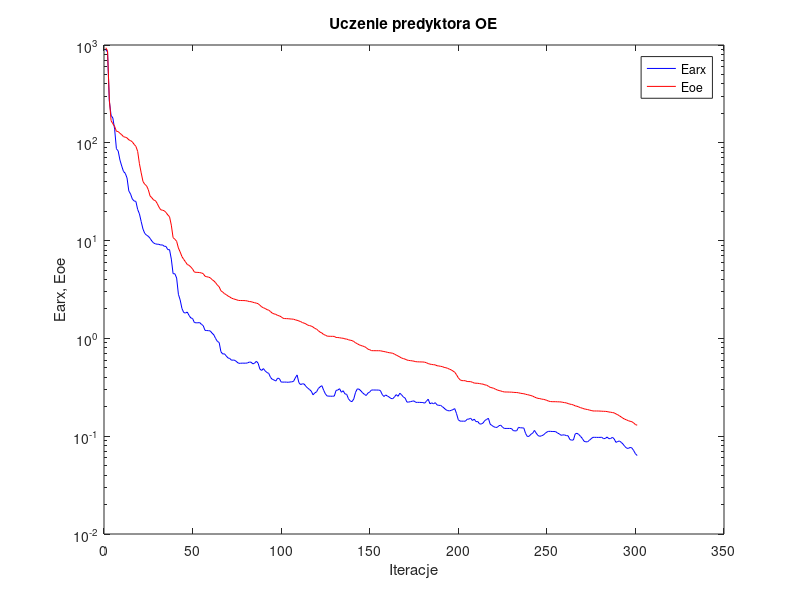
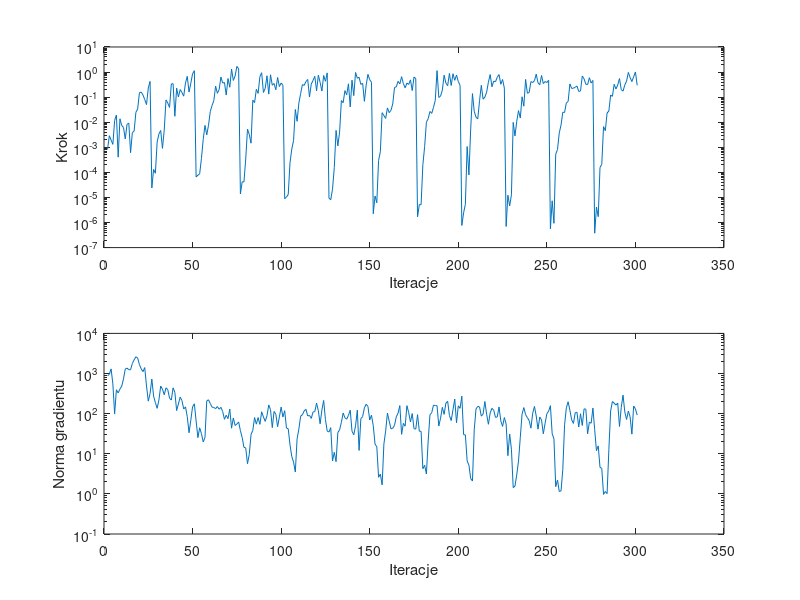

Reproduce these figures in MATLAB, in order.
%uczenie predyktora oe
clear all;
n=0; farx(n+1)=8.980417e+002; foe(n+1)=9.370367e+002; wspucz(n+1)=0.000000e+000; ng(n+1)=0.000000e+000;
%odnowa zmiennej metryki
n=1; farx(n+1)=8.486810e+002; foe(n+1)=8.728528e+002; krok(n+1)=8.158254e-004; ng(n+1)=8.791643e+002;
n=2; farx(n+1)=2.671428e+002; foe(n+1)=2.797427e+002; krok(n+1)=2.885366e-003; ng(n+1)=9.562125e+002;
n=3; farx(n+1)=1.909000e+002; foe(n+1)=1.683507e+002; krok(n+1)=1.952316e-003; ng(n+1)=1.305044e+003;
n=4; farx(n+1)=1.789977e+002; foe(n+1)=1.565179e+002; krok(n+1)=1.310706e-003; ng(n+1)=5.513975e+002;
n=5; farx(n+1)=1.378713e+002; foe(n+1)=1.470797e+002; krok(n+1)=1.175824e-002; ng(n+1)=9.902789e+001;
n=6; farx(n+1)=8.700836e+001; foe(n+1)=1.310470e+002; krok(n+1)=1.932256e-002; ng(n+1)=3.940520e+002;
n=7; farx(n+1)=8.253026e+001; foe(n+1)=1.303957e+002; krok(n+1)=4.047370e-004; ng(n+1)=3.286550e+002;
n=8; farx(n+1)=6.665674e+001; foe(n+1)=1.250177e+002; krok(n+1)=1.370811e-002; ng(n+1)=4.099598e+002;
n=9; farx(n+1)=5.785616e+001; foe(n+1)=1.209358e+002; krok(n+1)=7.409251e-003; ng(n+1)=4.837897e+002;
n=10; farx(n+1)=5.094291e+001; foe(n+1)=1.154788e+002; krok(n+1)=6.192369e-003; ng(n+1)=7.327321e+002;
n=11; farx(n+1)=4.878967e+001; foe(n+1)=1.141398e+002; krok(n+1)=2.156451e-003; ng(n+1)=1.295444e+003;
n=12; farx(n+1)=4.366115e+001; foe(n+1)=1.122251e+002; krok(n+1)=8.252113e-003; ng(n+1)=1.363282e+003;
n=13; farx(n+1)=3.221078e+001; foe(n+1)=1.072738e+002; krok(n+1)=9.231862e-003; ng(n+1)=1.247138e+003;
n=14; farx(n+1)=2.990942e+001; foe(n+1)=1.052900e+002; krok(n+1)=6.104926e-004; ng(n+1)=1.241591e+003;
n=15; farx(n+1)=2.659696e+001; foe(n+1)=1.022090e+002; krok(n+1)=3.851383e-003; ng(n+1)=1.784231e+003;
n=16; farx(n+1)=2.544283e+001; foe(n+1)=9.642306e+001; krok(n+1)=4.403244e-003; ng(n+1)=2.192956e+003;
n=17; farx(n+1)=2.515910e+001; foe(n+1)=9.203724e+001; krok(n+1)=2.476948e-002; ng(n+1)=2.614737e+003;
n=18; farx(n+1)=2.081304e+001; foe(n+1)=8.175438e+001; krok(n+1)=3.389322e-002; ng(n+1)=2.439608e+003;
n=19; farx(n+1)=1.876758e+001; foe(n+1)=6.109509e+001; krok(n+1)=1.512759e-001; ng(n+1)=1.661670e+003;
n=20; farx(n+1)=1.563324e+001; foe(n+1)=4.923193e+001; krok(n+1)=1.583927e-001; ng(n+1)=1.307669e+003;
n=21; farx(n+1)=1.312774e+001; foe(n+1)=4.027840e+001; krok(n+1)=1.220211e-001; ng(n+1)=1.111764e+003;
n=22; farx(n+1)=1.185299e+001; foe(n+1)=3.764760e+001; krok(n+1)=8.000730e-002; ng(n+1)=1.403869e+003;
n=23; farx(n+1)=1.136167e+001; foe(n+1)=3.639952e+001; krok(n+1)=5.051878e-002; ng(n+1)=4.867558e+002;
n=24; farx(n+1)=1.107879e+001; foe(n+1)=3.320883e+001; krok(n+1)=2.320583e-001; ng(n+1)=2.048619e+002;
n=25; farx(n+1)=1.054915e+001; foe(n+1)=2.863785e+001; krok(n+1)=4.228884e-001; ng(n+1)=3.154832e+002;
%odnowa zmiennej metryki
n=26; farx(n+1)=9.904648e+000; foe(n+1)=2.743873e+001; krok(n+1)=2.388001e-005; ng(n+1)=7.280828e+002;
n=27; farx(n+1)=9.455520e+000; foe(n+1)=2.599040e+001; krok(n+1)=1.307587e-004; ng(n+1)=2.720411e+002;
n=28; farx(n+1)=9.266254e+000; foe(n+1)=2.568654e+001; krok(n+1)=9.242591e-005; ng(n+1)=1.878453e+002;
n=29; farx(n+1)=9.188056e+000; foe(n+1)=2.403009e+001; krok(n+1)=1.635770e-003; ng(n+1)=1.356902e+002;
n=30; farx(n+1)=9.163530e+000; foe(n+1)=2.207245e+001; krok(n+1)=3.386820e-003; ng(n+1)=2.189029e+002;
n=31; farx(n+1)=9.004858e+000; foe(n+1)=2.066959e+001; krok(n+1)=4.689265e-003; ng(n+1)=4.854723e+002;
n=32; farx(n+1)=9.046048e+000; foe(n+1)=2.045941e+001; krok(n+1)=9.064776e-004; ng(n+1)=4.074061e+002;
n=33; farx(n+1)=8.751458e+000; foe(n+1)=2.019265e+001; krok(n+1)=4.841816e-003; ng(n+1)=2.954339e+002;
n=34; farx(n+1)=8.722319e+000; foe(n+1)=1.939538e+001; krok(n+1)=7.742260e-002; ng(n+1)=4.402514e+002;
n=35; farx(n+1)=8.079953e+000; foe(n+1)=1.831150e+001; krok(n+1)=5.793922e-002; ng(n+1)=3.956779e+002;
n=36; farx(n+1)=8.078758e+000; foe(n+1)=1.752107e+001; krok(n+1)=3.881594e-002; ng(n+1)=2.427221e+002;
n=37; farx(n+1)=6.470954e+000; foe(n+1)=1.438643e+001; krok(n+1)=3.340461e-001; ng(n+1)=2.178718e+002;
n=38; farx(n+1)=4.588964e+000; foe(n+1)=1.071880e+001; krok(n+1)=3.444314e-001; ng(n+1)=4.403482e+002;
n=39; farx(n+1)=4.583690e+000; foe(n+1)=1.032922e+001; krok(n+1)=1.725161e-002; ng(n+1)=3.379630e+002;
n=40; farx(n+1)=4.142661e+000; foe(n+1)=9.834294e+000; krok(n+1)=2.295125e-001; ng(n+1)=1.194338e+002;
n=41; farx(n+1)=2.825487e+000; foe(n+1)=8.402659e+000; krok(n+1)=1.010376e-001; ng(n+1)=1.741454e+002;
n=42; farx(n+1)=2.470360e+000; foe(n+1)=7.642548e+000; krok(n+1)=2.006794e-001; ng(n+1)=2.582116e+002;
n=43; farx(n+1)=2.023578e+000; foe(n+1)=6.860822e+000; krok(n+1)=1.525346e-001; ng(n+1)=2.120808e+002;
n=44; farx(n+1)=1.837873e+000; foe(n+1)=6.423186e+000; krok(n+1)=1.094124e-001; ng(n+1)=1.300992e+002;
n=45; farx(n+1)=1.818239e+000; foe(n+1)=6.069143e+000; krok(n+1)=3.691454e-001; ng(n+1)=1.475218e+002;
n=46; farx(n+1)=1.860632e+000; foe(n+1)=5.697484e+000; krok(n+1)=6.743523e-001; ng(n+1)=8.447070e+001;
n=47; farx(n+1)=1.718600e+000; foe(n+1)=5.588819e+000; krok(n+1)=1.591991e-001; ng(n+1)=3.341834e+001;
n=48; farx(n+1)=1.618867e+000; foe(n+1)=5.369083e+000; krok(n+1)=3.589327e-001; ng(n+1)=6.856218e+001;
n=49; farx(n+1)=1.598154e+000; foe(n+1)=5.125846e+000; krok(n+1)=8.551844e-001; ng(n+1)=1.480171e+002;
n=50; farx(n+1)=1.453793e+000; foe(n+1)=4.768805e+000; krok(n+1)=1.131462e+000; ng(n+1)=1.757544e+002;
%odnowa zmiennej metryki
n=51; farx(n+1)=1.442992e+000; foe(n+1)=4.736470e+000; krok(n+1)=6.583320e-005; ng(n+1)=6.577794e+001;
n=52; farx(n+1)=1.444446e+000; foe(n+1)=4.730845e+000; krok(n+1)=7.725621e-005; ng(n+1)=2.520414e+001;
n=53; farx(n+1)=1.451331e+000; foe(n+1)=4.709233e+000; krok(n+1)=8.763006e-005; ng(n+1)=4.438761e+001;
n=54; farx(n+1)=1.393037e+000; foe(n+1)=4.669248e+000; krok(n+1)=3.559311e-004; ng(n+1)=3.175573e+001;
n=55; farx(n+1)=1.351470e+000; foe(n+1)=4.595268e+000; krok(n+1)=2.032662e-003; ng(n+1)=1.972076e+001;
n=56; farx(n+1)=1.209130e+000; foe(n+1)=4.326026e+000; krok(n+1)=7.479896e-003; ng(n+1)=2.527913e+001;
n=57; farx(n+1)=1.203017e+000; foe(n+1)=4.269441e+000; krok(n+1)=3.127439e-003; ng(n+1)=2.079317e+002;
n=58; farx(n+1)=1.199598e+000; foe(n+1)=4.234086e+000; krok(n+1)=7.591652e-003; ng(n+1)=2.212867e+002;
n=59; farx(n+1)=1.191732e+000; foe(n+1)=4.163504e+000; krok(n+1)=2.680031e-002; ng(n+1)=1.787420e+002;
n=60; farx(n+1)=1.131893e+000; foe(n+1)=3.993419e+000; krok(n+1)=4.655230e-002; ng(n+1)=1.452170e+002;
n=61; farx(n+1)=1.087184e+000; foe(n+1)=3.872716e+000; krok(n+1)=7.280720e-002; ng(n+1)=1.424034e+002;
n=62; farx(n+1)=9.976858e-001; foe(n+1)=3.711638e+000; krok(n+1)=2.740921e-001; ng(n+1)=1.325093e+002;
n=63; farx(n+1)=9.319760e-001; foe(n+1)=3.506182e+000; krok(n+1)=1.423907e-001; ng(n+1)=1.503112e+002;
n=64; farx(n+1)=9.094875e-001; foe(n+1)=3.371281e+000; krok(n+1)=2.006794e-001; ng(n+1)=1.287376e+002;
n=65; farx(n+1)=7.315022e-001; foe(n+1)=3.069625e+000; krok(n+1)=6.367965e-001; ng(n+1)=1.435185e+002;
n=66; farx(n+1)=6.923167e-001; foe(n+1)=2.978226e+000; krok(n+1)=3.636509e-001; ng(n+1)=1.124369e+002;
n=67; farx(n+1)=6.963027e-001; foe(n+1)=2.867599e+000; krok(n+1)=3.838379e-001; ng(n+1)=7.224815e+001;
n=68; farx(n+1)=6.617513e-001; foe(n+1)=2.803219e+000; krok(n+1)=1.211380e-001; ng(n+1)=9.124294e+001;
n=69; farx(n+1)=6.315228e-001; foe(n+1)=2.711506e+000; krok(n+1)=5.520515e-001; ng(n+1)=7.509932e+001;
n=70; farx(n+1)=6.230711e-001; foe(n+1)=2.654294e+000; krok(n+1)=2.477256e-001; ng(n+1)=1.299775e+002;
n=71; farx(n+1)=5.977120e-001; foe(n+1)=2.578716e+000; krok(n+1)=1.315598e+000; ng(n+1)=4.336136e+001;
n=72; farx(n+1)=6.012874e-001; foe(n+1)=2.541959e+000; krok(n+1)=4.635137e-001; ng(n+1)=7.799086e+001;
n=73; farx(n+1)=5.953626e-001; foe(n+1)=2.508985e+000; krok(n+1)=6.930078e-001; ng(n+1)=5.058793e+001;
n=74; farx(n+1)=5.742420e-001; foe(n+1)=2.475166e+000; krok(n+1)=1.675028e+000; ng(n+1)=5.513212e+001;
n=75; farx(n+1)=5.564335e-001; foe(n+1)=2.443868e+000; krok(n+1)=1.361453e+000; ng(n+1)=6.202466e+001;
%odnowa zmiennej metryki
n=76; farx(n+1)=5.566780e-001; foe(n+1)=2.441385e+000; krok(n+1)=1.372904e-005; ng(n+1)=3.770842e+001;
n=77; farx(n+1)=5.586037e-001; foe(n+1)=2.438384e+000; krok(n+1)=4.229784e-005; ng(n+1)=2.535865e+001;
n=78; farx(n+1)=5.582125e-001; foe(n+1)=2.436885e+000; krok(n+1)=4.127340e-005; ng(n+1)=1.445819e+001;
n=79; farx(n+1)=5.581400e-001; foe(n+1)=2.429388e+000; krok(n+1)=3.383827e-004; ng(n+1)=1.401742e+001;
n=80; farx(n+1)=5.610198e-001; foe(n+1)=2.412524e+000; krok(n+1)=5.272732e-003; ng(n+1)=5.638714e+000;
n=81; farx(n+1)=5.727120e-001; foe(n+1)=2.381054e+000; krok(n+1)=3.240245e-003; ng(n+1)=9.558395e+000;
n=82; farx(n+1)=5.713841e-001; foe(n+1)=2.374671e+000; krok(n+1)=1.457334e-003; ng(n+1)=3.023668e+001;
n=83; farx(n+1)=5.491063e-001; foe(n+1)=2.342276e+000; krok(n+1)=7.514923e-002; ng(n+1)=3.832416e+001;
n=84; farx(n+1)=5.574562e-001; foe(n+1)=2.317126e+000; krok(n+1)=6.045742e-002; ng(n+1)=7.968606e+001;
n=85; farx(n+1)=5.841384e-001; foe(n+1)=2.294317e+000; krok(n+1)=2.057134e-001; ng(n+1)=5.476018e+001;
n=86; farx(n+1)=5.576212e-001; foe(n+1)=2.264006e+000; krok(n+1)=1.416892e-001; ng(n+1)=7.986803e+001;
n=87; farx(n+1)=4.850821e-001; foe(n+1)=2.183030e+000; krok(n+1)=6.608354e-001; ng(n+1)=5.401182e+001;
n=88; farx(n+1)=4.704607e-001; foe(n+1)=2.102924e+000; krok(n+1)=9.429061e-001; ng(n+1)=1.112348e+002;
n=89; farx(n+1)=4.910740e-001; foe(n+1)=2.054570e+000; krok(n+1)=1.536116e-001; ng(n+1)=8.270649e+001;
n=90; farx(n+1)=4.650372e-001; foe(n+1)=2.023380e+000; krok(n+1)=2.230542e-001; ng(n+1)=6.421795e+001;
n=91; farx(n+1)=4.474683e-001; foe(n+1)=1.967845e+000; krok(n+1)=7.101669e-001; ng(n+1)=8.853280e+001;
n=92; farx(n+1)=4.388989e-001; foe(n+1)=1.944921e+000; krok(n+1)=1.320338e-001; ng(n+1)=1.651699e+002;
n=93; farx(n+1)=3.995224e-001; foe(n+1)=1.878788e+000; krok(n+1)=7.773108e-001; ng(n+1)=1.256472e+002;
n=94; farx(n+1)=3.812279e-001; foe(n+1)=1.811888e+000; krok(n+1)=2.984434e-001; ng(n+1)=4.492733e+001;
n=95; farx(n+1)=3.756556e-001; foe(n+1)=1.780809e+000; krok(n+1)=3.505976e-001; ng(n+1)=1.135822e+002;
n=96; farx(n+1)=3.662990e-001; foe(n+1)=1.761766e+000; krok(n+1)=1.961845e-001; ng(n+1)=9.631912e+001;
n=97; farx(n+1)=3.924518e-001; foe(n+1)=1.717127e+000; krok(n+1)=6.095712e-001; ng(n+1)=4.725003e+001;
n=98; farx(n+1)=3.884060e-001; foe(n+1)=1.700360e+000; krok(n+1)=2.640676e-001; ng(n+1)=8.289638e+001;
n=99; farx(n+1)=3.579408e-001; foe(n+1)=1.663550e+000; krok(n+1)=3.655097e-001; ng(n+1)=1.460933e+002;
n=100; farx(n+1)=3.573767e-001; foe(n+1)=1.609182e+000; krok(n+1)=2.978305e-001; ng(n+1)=8.225393e+001;
%odnowa zmiennej metryki
n=101; farx(n+1)=3.576618e-001; foe(n+1)=1.595519e+000; krok(n+1)=8.913402e-006; ng(n+1)=1.184112e+002;
n=102; farx(n+1)=3.572950e-001; foe(n+1)=1.593068e+000; krok(n+1)=1.046074e-005; ng(n+1)=4.366277e+001;
n=103; farx(n+1)=3.559695e-001; foe(n+1)=1.589938e+000; krok(n+1)=1.302585e-005; ng(n+1)=4.198475e+001;
n=104; farx(n+1)=3.583705e-001; foe(n+1)=1.582407e+000; krok(n+1)=2.419010e-004; ng(n+1)=1.665750e+001;
n=105; farx(n+1)=3.597150e-001; foe(n+1)=1.576415e+000; krok(n+1)=8.471113e-004; ng(n+1)=8.549572e+000;
n=106; farx(n+1)=3.634684e-001; foe(n+1)=1.571561e+000; krok(n+1)=1.830478e-003; ng(n+1)=6.203721e+000;
n=107; farx(n+1)=3.952412e-001; foe(n+1)=1.547780e+000; krok(n+1)=3.221469e-002; ng(n+1)=3.509289e+000;
n=108; farx(n+1)=4.230145e-001; foe(n+1)=1.531699e+000; krok(n+1)=1.089156e-002; ng(n+1)=2.357239e+001;
n=109; farx(n+1)=3.535685e-001; foe(n+1)=1.507502e+000; krok(n+1)=5.793922e-002; ng(n+1)=4.158353e+001;
n=110; farx(n+1)=3.366728e-001; foe(n+1)=1.486698e+000; krok(n+1)=1.392689e-001; ng(n+1)=8.635557e+001;
n=111; farx(n+1)=3.437226e-001; foe(n+1)=1.450889e+000; krok(n+1)=3.167854e-001; ng(n+1)=9.374908e+001;
n=112; farx(n+1)=3.414728e-001; foe(n+1)=1.432473e+000; krok(n+1)=2.951161e-001; ng(n+1)=1.168849e+002;
n=113; farx(n+1)=3.230295e-001; foe(n+1)=1.405619e+000; krok(n+1)=4.188878e-001; ng(n+1)=1.283272e+002;
n=114; farx(n+1)=3.102449e-001; foe(n+1)=1.366095e+000; krok(n+1)=5.076342e-001; ng(n+1)=8.756001e+001;
n=115; farx(n+1)=3.001205e-001; foe(n+1)=1.353197e+000; krok(n+1)=1.006999e-001; ng(n+1)=9.058377e+001;
n=116; farx(n+1)=2.888820e-001; foe(n+1)=1.336023e+000; krok(n+1)=3.311156e-001; ng(n+1)=7.617793e+001;
n=117; farx(n+1)=2.650398e-001; foe(n+1)=1.307894e+000; krok(n+1)=4.635137e-001; ng(n+1)=1.094784e+002;
n=118; farx(n+1)=2.771603e-001; foe(n+1)=1.265187e+000; krok(n+1)=6.744582e-001; ng(n+1)=1.128591e+002;
n=119; farx(n+1)=2.846061e-001; foe(n+1)=1.244062e+000; krok(n+1)=1.794664e-001; ng(n+1)=1.823587e+002;
n=120; farx(n+1)=3.073534e-001; foe(n+1)=1.199129e+000; krok(n+1)=7.491049e-001; ng(n+1)=1.183327e+002;
n=121; farx(n+1)=3.198075e-001; foe(n+1)=1.158075e+000; krok(n+1)=3.874329e-001; ng(n+1)=5.576310e+001;
n=122; farx(n+1)=3.285039e-001; foe(n+1)=1.135712e+000; krok(n+1)=1.746541e-001; ng(n+1)=1.232130e+002;
n=123; farx(n+1)=2.949479e-001; foe(n+1)=1.095409e+000; krok(n+1)=7.271671e-001; ng(n+1)=2.131860e+002;
n=124; farx(n+1)=2.701080e-001; foe(n+1)=1.078930e+000; krok(n+1)=4.279500e-001; ng(n+1)=7.118059e+001;
n=125; farx(n+1)=2.573200e-001; foe(n+1)=1.054075e+000; krok(n+1)=9.270274e-001; ng(n+1)=3.671661e+001;
%odnowa zmiennej metryki
n=126; farx(n+1)=2.569682e-001; foe(n+1)=1.052308e+000; krok(n+1)=9.340678e-006; ng(n+1)=3.487697e+001;
n=127; farx(n+1)=2.563353e-001; foe(n+1)=1.050119e+000; krok(n+1)=8.114575e-006; ng(n+1)=4.472788e+001;
n=128; farx(n+1)=2.562844e-001; foe(n+1)=1.050012e+000; krok(n+1)=2.139878e-005; ng(n+1)=6.636492e+000;
n=129; farx(n+1)=2.571455e-001; foe(n+1)=1.047978e+000; krok(n+1)=1.553088e-004; ng(n+1)=1.086034e+001;
n=130; farx(n+1)=2.938305e-001; foe(n+1)=1.022726e+000; krok(n+1)=4.712379e-003; ng(n+1)=6.360963e+000;
n=131; farx(n+1)=2.965893e-001; foe(n+1)=1.020743e+000; krok(n+1)=1.137613e-003; ng(n+1)=3.369927e+001;
n=132; farx(n+1)=3.058672e-001; foe(n+1)=1.015560e+000; krok(n+1)=4.049572e-003; ng(n+1)=3.943116e+001;
n=133; farx(n+1)=2.814842e-001; foe(n+1)=1.007257e+000; krok(n+1)=7.338628e-002; ng(n+1)=6.084986e+001;
n=134; farx(n+1)=2.917706e-001; foe(n+1)=1.003373e+000; krok(n+1)=5.983917e-002; ng(n+1)=1.037776e+002;
n=135; farx(n+1)=2.710421e-001; foe(n+1)=9.886249e-001; krok(n+1)=1.817918e-001; ng(n+1)=7.884982e+001;
n=136; farx(n+1)=2.678074e-001; foe(n+1)=9.847192e-001; krok(n+1)=1.238628e-001; ng(n+1)=7.265616e+001;
n=137; farx(n+1)=2.413867e-001; foe(n+1)=9.676700e-001; krok(n+1)=3.404866e-001; ng(n+1)=9.099515e+001;
n=138; farx(n+1)=2.292800e-001; foe(n+1)=9.586682e-001; krok(n+1)=4.048730e-002; ng(n+1)=1.220050e+002;
n=139; farx(n+1)=2.255595e-001; foe(n+1)=9.501494e-001; krok(n+1)=4.726961e-001; ng(n+1)=3.640814e+001;
n=140; farx(n+1)=2.405693e-001; foe(n+1)=9.296050e-001; krok(n+1)=1.150668e-001; ng(n+1)=2.965589e+001;
n=141; farx(n+1)=2.808812e-001; foe(n+1)=9.016969e-001; krok(n+1)=9.607629e-001; ng(n+1)=4.971676e+001;
n=142; farx(n+1)=3.049027e-001; foe(n+1)=8.823021e-001; krok(n+1)=5.667570e-001; ng(n+1)=1.225241e+002;
n=143; farx(n+1)=3.022701e-001; foe(n+1)=8.611990e-001; krok(n+1)=6.193808e-001; ng(n+1)=1.210904e+001;
n=144; farx(n+1)=2.910125e-001; foe(n+1)=8.465360e-001; krok(n+1)=3.214238e-001; ng(n+1)=7.580734e+001;
n=145; farx(n+1)=2.773168e-001; foe(n+1)=8.354255e-001; krok(n+1)=3.589327e-001; ng(n+1)=8.403071e+001;
n=146; farx(n+1)=2.680949e-001; foe(n+1)=8.248430e-001; krok(n+1)=6.813219e-002; ng(n+1)=1.397346e+002;
n=147; farx(n+1)=2.605944e-001; foe(n+1)=8.050923e-001; krok(n+1)=3.020544e-001; ng(n+1)=1.712029e+002;
n=148; farx(n+1)=2.759393e-001; foe(n+1)=7.759847e-001; krok(n+1)=8.127796e-001; ng(n+1)=1.515389e+002;
n=149; farx(n+1)=2.834996e-001; foe(n+1)=7.664235e-001; krok(n+1)=4.930774e-001; ng(n+1)=6.956236e+001;
n=150; farx(n+1)=2.967777e-001; foe(n+1)=7.496072e-001; krok(n+1)=3.903951e-001; ng(n+1)=9.152925e+001;
%odnowa zmiennej metryki
n=151; farx(n+1)=2.967643e-001; foe(n+1)=7.489473e-001; krok(n+1)=2.245085e-006; ng(n+1)=4.995056e+001;
n=152; farx(n+1)=2.966406e-001; foe(n+1)=7.485807e-001; krok(n+1)=1.138585e-005; ng(n+1)=1.734139e+001;
n=153; farx(n+1)=2.964596e-001; foe(n+1)=7.484029e-001; krok(n+1)=6.159596e-006; ng(n+1)=1.494140e+001;
n=154; farx(n+1)=2.962787e-001; foe(n+1)=7.481862e-001; krok(n+1)=2.958143e-004; ng(n+1)=2.589746e+000;
n=155; farx(n+1)=2.935840e-001; foe(n+1)=7.473867e-001; krok(n+1)=6.710424e-004; ng(n+1)=3.113991e+000;
n=156; farx(n+1)=2.679326e-001; foe(n+1)=7.406510e-001; krok(n+1)=2.399905e-002; ng(n+1)=1.677036e+000;
n=157; farx(n+1)=2.545726e-001; foe(n+1)=7.342701e-001; krok(n+1)=1.830545e-002; ng(n+1)=1.745829e+001;
n=158; farx(n+1)=2.639493e-001; foe(n+1)=7.286465e-001; krok(n+1)=1.417782e-002; ng(n+1)=3.712722e+001;
n=159; farx(n+1)=2.575295e-001; foe(n+1)=7.203938e-001; krok(n+1)=3.715822e-002; ng(n+1)=1.034646e+002;
n=160; farx(n+1)=2.512808e-001; foe(n+1)=7.141489e-001; krok(n+1)=2.399905e-002; ng(n+1)=6.519126e+001;
n=161; farx(n+1)=2.429842e-001; foe(n+1)=7.098071e-001; krok(n+1)=2.991958e-002; ng(n+1)=4.172547e+001;
n=162; farx(n+1)=2.418052e-001; foe(n+1)=7.050886e-001; krok(n+1)=5.349375e-002; ng(n+1)=4.317550e+001;
n=163; farx(n+1)=2.527710e-001; foe(n+1)=6.894240e-001; krok(n+1)=2.435056e-001; ng(n+1)=5.115350e+001;
n=164; farx(n+1)=2.660883e-001; foe(n+1)=6.747504e-001; krok(n+1)=2.563063e-001; ng(n+1)=8.334268e+001;
n=165; farx(n+1)=2.557093e-001; foe(n+1)=6.606989e-001; krok(n+1)=4.268310e-001; ng(n+1)=1.026717e+002;
n=166; farx(n+1)=2.751877e-001; foe(n+1)=6.455487e-001; krok(n+1)=3.372291e-001; ng(n+1)=1.586134e+002;
n=167; farx(n+1)=2.648190e-001; foe(n+1)=6.296443e-001; krok(n+1)=6.553300e-001; ng(n+1)=3.050265e+001;
n=168; farx(n+1)=2.515287e-001; foe(n+1)=6.219031e-001; krok(n+1)=3.446734e-001; ng(n+1)=5.718113e+001;
n=169; farx(n+1)=2.451104e-001; foe(n+1)=6.137219e-001; krok(n+1)=2.357265e-001; ng(n+1)=4.869534e+001;
n=170; farx(n+1)=2.233069e-001; foe(n+1)=6.011968e-001; krok(n+1)=3.655097e-001; ng(n+1)=1.580795e+002;
n=171; farx(n+1)=2.233651e-001; foe(n+1)=5.955962e-001; krok(n+1)=3.200292e-001; ng(n+1)=1.058211e+002;
n=172; farx(n+1)=2.256344e-001; foe(n+1)=5.924185e-001; krok(n+1)=4.881595e-001; ng(n+1)=6.208626e+001;
n=173; farx(n+1)=2.278615e-001; foe(n+1)=5.894063e-001; krok(n+1)=1.827549e-001; ng(n+1)=1.005127e+002;
n=174; farx(n+1)=2.295521e-001; foe(n+1)=5.846215e-001; krok(n+1)=6.367965e-001; ng(n+1)=4.224703e+001;
n=175; farx(n+1)=2.219099e-001; foe(n+1)=5.782437e-001; krok(n+1)=5.436452e-001; ng(n+1)=4.120671e+001;
%odnowa zmiennej metryki
n=176; farx(n+1)=2.218923e-001; foe(n+1)=5.762387e-001; krok(n+1)=1.683292e-006; ng(n+1)=9.424617e+001;
n=177; farx(n+1)=2.217538e-001; foe(n+1)=5.754229e-001; krok(n+1)=5.190665e-006; ng(n+1)=3.641609e+001;
n=178; farx(n+1)=2.213684e-001; foe(n+1)=5.745354e-001; krok(n+1)=5.104567e-006; ng(n+1)=3.628674e+001;
n=179; farx(n+1)=2.208555e-001; foe(n+1)=5.741512e-001; krok(n+1)=2.034749e-004; ng(n+1)=4.241556e+000;
n=180; farx(n+1)=2.177505e-001; foe(n+1)=5.711796e-001; krok(n+1)=1.055436e-003; ng(n+1)=5.164815e+000;
n=181; farx(n+1)=2.276241e-001; foe(n+1)=5.641663e-001; krok(n+1)=1.004449e-002; ng(n+1)=3.124776e+000;
n=182; farx(n+1)=2.391695e-001; foe(n+1)=5.529729e-001; krok(n+1)=1.382426e-002; ng(n+1)=2.081038e+001;
n=183; farx(n+1)=2.145977e-001; foe(n+1)=5.458058e-001; krok(n+1)=2.680031e-002; ng(n+1)=9.358482e+001;
n=184; farx(n+1)=2.194183e-001; foe(n+1)=5.416698e-001; krok(n+1)=2.243356e-002; ng(n+1)=1.056788e+002;
n=185; farx(n+1)=2.143414e-001; foe(n+1)=5.383190e-001; krok(n+1)=3.899500e-002; ng(n+1)=1.626059e+002;
n=186; farx(n+1)=2.202384e-001; foe(n+1)=5.363035e-001; krok(n+1)=7.370577e-002; ng(n+1)=1.593919e+002;
n=187; farx(n+1)=2.090869e-001; foe(n+1)=5.252918e-001; krok(n+1)=1.138542e+000; ng(n+1)=1.572487e+002;
n=188; farx(n+1)=2.066293e-001; foe(n+1)=5.226994e-001; krok(n+1)=9.760941e-002; ng(n+1)=4.917329e+001;
n=189; farx(n+1)=2.068099e-001; foe(n+1)=5.182615e-001; krok(n+1)=1.096481e-001; ng(n+1)=7.733696e+001;
n=190; farx(n+1)=2.007041e-001; foe(n+1)=5.150909e-001; krok(n+1)=1.919924e-001; ng(n+1)=1.432698e+002;
n=191; farx(n+1)=1.936893e-001; foe(n+1)=5.053920e-001; krok(n+1)=7.498941e-001; ng(n+1)=9.586159e+001;
n=192; farx(n+1)=1.864866e-001; foe(n+1)=5.013199e-001; krok(n+1)=3.635836e-001; ng(n+1)=1.833882e+002;
n=193; farx(n+1)=1.827380e-001; foe(n+1)=4.941710e-001; krok(n+1)=2.863617e-001; ng(n+1)=2.028709e+002;
n=194; farx(n+1)=1.815719e-001; foe(n+1)=4.848910e-001; krok(n+1)=8.846775e-001; ng(n+1)=8.997888e+001;
n=195; farx(n+1)=1.836501e-001; foe(n+1)=4.769049e-001; krok(n+1)=2.906512e-001; ng(n+1)=6.724375e+001;
n=196; farx(n+1)=1.871056e-001; foe(n+1)=4.639756e-001; krok(n+1)=8.576098e-001; ng(n+1)=1.247574e+002;
n=197; farx(n+1)=1.914464e-001; foe(n+1)=4.507921e-001; krok(n+1)=4.681360e-001; ng(n+1)=2.306950e+002;
n=198; farx(n+1)=1.703863e-001; foe(n+1)=4.252206e-001; krok(n+1)=7.571876e-001; ng(n+1)=5.928867e+001;
n=199; farx(n+1)=1.473001e-001; foe(n+1)=3.957151e-001; krok(n+1)=4.213257e-001; ng(n+1)=1.564027e+002;
n=200; farx(n+1)=1.426160e-001; foe(n+1)=3.775068e-001; krok(n+1)=2.942678e-001; ng(n+1)=1.356731e+002;
%odnowa zmiennej metryki
n=201; farx(n+1)=1.425441e-001; foe(n+1)=3.701725e-001; krok(n+1)=7.611413e-007; ng(n+1)=2.721875e+002;
n=202; farx(n+1)=1.425254e-001; foe(n+1)=3.698356e-001; krok(n+1)=2.443179e-006; ng(n+1)=2.996121e+001;
n=203; farx(n+1)=1.423285e-001; foe(n+1)=3.692792e-001; krok(n+1)=5.349422e-006; ng(n+1)=2.957835e+001;
n=204; farx(n+1)=1.490111e-001; foe(n+1)=3.624364e-001; krok(n+1)=1.072459e-003; ng(n+1)=6.642250e+000;
n=205; farx(n+1)=1.497823e-001; foe(n+1)=3.618980e-001; krok(n+1)=7.872898e-005; ng(n+1)=5.214808e+000;
n=206; farx(n+1)=1.525187e-001; foe(n+1)=3.612012e-001; krok(n+1)=5.385522e-003; ng(n+1)=2.410485e+000;
n=207; farx(n+1)=1.447775e-001; foe(n+1)=3.555984e-001; krok(n+1)=1.383770e-001; ng(n+1)=2.090789e+000;
n=208; farx(n+1)=1.493465e-001; foe(n+1)=3.495083e-001; krok(n+1)=2.720095e-002; ng(n+1)=3.943807e+001;
n=209; farx(n+1)=1.408128e-001; foe(n+1)=3.482125e-001; krok(n+1)=1.576846e-002; ng(n+1)=1.305270e+002;
n=210; farx(n+1)=1.413238e-001; foe(n+1)=3.475902e-001; krok(n+1)=1.360507e-002; ng(n+1)=1.519702e+002;
n=211; farx(n+1)=1.334638e-001; foe(n+1)=3.451855e-001; krok(n+1)=7.266281e-002; ng(n+1)=1.466425e+002;
n=212; farx(n+1)=1.331937e-001; foe(n+1)=3.423865e-001; krok(n+1)=2.960535e-001; ng(n+1)=8.665030e+001;
n=213; farx(n+1)=1.365893e-001; foe(n+1)=3.407369e-001; krok(n+1)=8.268560e-002; ng(n+1)=9.776700e+001;
n=214; farx(n+1)=1.449616e-001; foe(n+1)=3.344453e-001; krok(n+1)=1.003743e-001; ng(n+1)=2.007247e+002;
n=215; farx(n+1)=1.482282e-001; foe(n+1)=3.330631e-001; krok(n+1)=1.573255e-001; ng(n+1)=9.694739e+001;
n=216; farx(n+1)=1.526231e-001; foe(n+1)=3.239380e-001; krok(n+1)=3.963116e-001; ng(n+1)=5.426336e+001;
n=217; farx(n+1)=1.327315e-001; foe(n+1)=3.160185e-001; krok(n+1)=7.970783e-001; ng(n+1)=1.043483e+002;
n=218; farx(n+1)=1.286780e-001; foe(n+1)=3.126722e-001; krok(n+1)=2.592992e-001; ng(n+1)=1.355437e+002;
n=219; farx(n+1)=1.251077e-001; foe(n+1)=3.090581e-001; krok(n+1)=4.372988e-001; ng(n+1)=1.219075e+002;
n=220; farx(n+1)=1.230862e-001; foe(n+1)=3.022773e-001; krok(n+1)=4.099104e-001; ng(n+1)=8.064587e+001;
n=221; farx(n+1)=1.232764e-001; foe(n+1)=2.970715e-001; krok(n+1)=6.245949e-001; ng(n+1)=8.293919e+001;
n=222; farx(n+1)=1.281706e-001; foe(n+1)=2.929602e-001; krok(n+1)=7.927530e-001; ng(n+1)=1.470805e+002;
n=223; farx(n+1)=1.295513e-001; foe(n+1)=2.900324e-001; krok(n+1)=3.268918e-001; ng(n+1)=6.612875e+001;
n=224; farx(n+1)=1.233201e-001; foe(n+1)=2.862180e-001; krok(n+1)=5.045340e-001; ng(n+1)=4.812760e+001;
n=225; farx(n+1)=1.200503e-001; foe(n+1)=2.834354e-001; krok(n+1)=2.295125e-001; ng(n+1)=7.995755e+001;
%odnowa zmiennej metryki
n=226; farx(n+1)=1.200546e-001; foe(n+1)=2.831464e-001; krok(n+1)=6.963156e-007; ng(n+1)=5.565030e+001;
n=227; farx(n+1)=1.200414e-001; foe(n+1)=2.829934e-001; krok(n+1)=1.227270e-005; ng(n+1)=8.951932e+000;
n=228; farx(n+1)=1.200738e-001; foe(n+1)=2.824459e-001; krok(n+1)=4.586745e-006; ng(n+1)=3.114012e+001;
n=229; farx(n+1)=1.198845e-001; foe(n+1)=2.822022e-001; krok(n+1)=1.277945e-005; ng(n+1)=1.294275e+001;
n=230; farx(n+1)=1.142565e-001; foe(n+1)=2.809628e-001; krok(n+1)=9.832841e-003; ng(n+1)=1.431654e+000;
n=231; farx(n+1)=1.131540e-001; foe(n+1)=2.800386e-001; krok(n+1)=2.840497e-003; ng(n+1)=1.569660e+000;
n=232; farx(n+1)=1.138481e-001; foe(n+1)=2.795534e-001; krok(n+1)=1.086709e-002; ng(n+1)=2.981422e+000;
n=233; farx(n+1)=1.231372e-001; foe(n+1)=2.779535e-001; krok(n+1)=2.900728e-002; ng(n+1)=6.611227e+000;
n=234; farx(n+1)=1.218380e-001; foe(n+1)=2.751495e-001; krok(n+1)=1.462925e-002; ng(n+1)=2.549454e+001;
n=235; farx(n+1)=1.217907e-001; foe(n+1)=2.732463e-001; krok(n+1)=1.032026e-001; ng(n+1)=9.764317e+001;
n=236; farx(n+1)=1.211730e-001; foe(n+1)=2.718048e-001; krok(n+1)=4.356626e-002; ng(n+1)=1.414846e+002;
n=237; farx(n+1)=1.064478e-001; foe(n+1)=2.684375e-001; krok(n+1)=5.090926e-001; ng(n+1)=9.445469e+001;
n=238; farx(n+1)=9.929621e-002; foe(n+1)=2.659987e-001; krok(n+1)=1.428513e-001; ng(n+1)=7.939845e+001;
n=239; farx(n+1)=9.989027e-002; foe(n+1)=2.635421e-001; krok(n+1)=1.520460e-001; ng(n+1)=6.723571e+001;
n=240; farx(n+1)=1.046538e-001; foe(n+1)=2.603011e-001; krok(n+1)=4.150498e-001; ng(n+1)=4.345054e+001;
n=241; farx(n+1)=1.073440e-001; foe(n+1)=2.568794e-001; krok(n+1)=3.828623e-001; ng(n+1)=1.025020e+002;
n=242; farx(n+1)=1.145807e-001; foe(n+1)=2.514835e-001; krok(n+1)=4.536903e-001; ng(n+1)=1.510470e+002;
n=243; farx(n+1)=1.073368e-001; foe(n+1)=2.470804e-001; krok(n+1)=8.224396e-001; ng(n+1)=8.710500e+001;
n=244; farx(n+1)=1.015762e-001; foe(n+1)=2.437442e-001; krok(n+1)=3.724184e-001; ng(n+1)=4.101864e+001;
n=245; farx(n+1)=9.970137e-002; foe(n+1)=2.424605e-001; krok(n+1)=3.112246e-001; ng(n+1)=8.241449e+001;
n=246; farx(n+1)=1.010751e-001; foe(n+1)=2.395660e-001; krok(n+1)=7.296149e-001; ng(n+1)=6.951862e+001;
n=247; farx(n+1)=1.027165e-001; foe(n+1)=2.383225e-001; krok(n+1)=3.465039e-001; ng(n+1)=3.151848e+001;
n=248; farx(n+1)=1.067580e-001; foe(n+1)=2.358513e-001; krok(n+1)=4.206609e-001; ng(n+1)=5.734037e+001;
n=249; farx(n+1)=1.103387e-001; foe(n+1)=2.325133e-001; krok(n+1)=3.827775e-001; ng(n+1)=9.964465e+001;
n=250; farx(n+1)=1.121058e-001; foe(n+1)=2.282066e-001; krok(n+1)=4.686024e-001; ng(n+1)=1.153471e+002;
%odnowa zmiennej metryki
n=251; farx(n+1)=1.120827e-001; foe(n+1)=2.263257e-001; krok(n+1)=5.590766e-007; ng(n+1)=1.578258e+002;
n=252; farx(n+1)=1.117421e-001; foe(n+1)=2.254242e-001; krok(n+1)=7.381362e-006; ng(n+1)=3.158329e+001;
n=253; farx(n+1)=1.117043e-001; foe(n+1)=2.253652e-001; krok(n+1)=9.300466e-007; ng(n+1)=2.350118e+001;
n=254; farx(n+1)=1.112660e-001; foe(n+1)=2.252748e-001; krok(n+1)=5.304139e-004; ng(n+1)=1.510359e+000;
n=255; farx(n+1)=1.077545e-001; foe(n+1)=2.247208e-001; krok(n+1)=8.100612e-004; ng(n+1)=2.218188e+000;
n=256; farx(n+1)=1.057099e-001; foe(n+1)=2.245611e-001; krok(n+1)=3.752980e-003; ng(n+1)=1.148126e+000;
n=257; farx(n+1)=1.021793e-001; foe(n+1)=2.239500e-001; krok(n+1)=7.660947e-003; ng(n+1)=1.183679e+000;
n=258; farx(n+1)=1.031029e-001; foe(n+1)=2.220431e-001; krok(n+1)=2.501951e-002; ng(n+1)=4.102174e+000;
n=259; farx(n+1)=1.029752e-001; foe(n+1)=2.204059e-001; krok(n+1)=2.445313e-002; ng(n+1)=5.237497e+001;
n=260; farx(n+1)=1.014359e-001; foe(n+1)=2.191028e-001; krok(n+1)=5.908701e-002; ng(n+1)=1.399194e+002;
n=261; farx(n+1)=1.009699e-001; foe(n+1)=2.156357e-001; krok(n+1)=6.688253e-002; ng(n+1)=1.977293e+002;
n=262; farx(n+1)=9.234148e-002; foe(n+1)=2.127721e-001; krok(n+1)=3.380830e-001; ng(n+1)=1.220383e+002;
n=263; farx(n+1)=9.110856e-002; foe(n+1)=2.111801e-001; krok(n+1)=2.228338e-001; ng(n+1)=7.017355e+001;
n=264; farx(n+1)=9.151401e-002; foe(n+1)=2.086409e-001; krok(n+1)=2.272257e-001; ng(n+1)=5.699870e+001;
n=265; farx(n+1)=1.055959e-001; foe(n+1)=2.041391e-001; krok(n+1)=2.475890e-001; ng(n+1)=1.051952e+002;
n=266; farx(n+1)=1.071066e-001; foe(n+1)=2.024496e-001; krok(n+1)=2.775080e-001; ng(n+1)=1.082055e+002;
n=267; farx(n+1)=1.041632e-001; foe(n+1)=1.990653e-001; krok(n+1)=1.686145e-001; ng(n+1)=4.644303e+001;
n=268; farx(n+1)=9.962728e-002; foe(n+1)=1.958029e-001; krok(n+1)=1.775417e-001; ng(n+1)=9.912826e+001;
n=269; farx(n+1)=9.494453e-002; foe(n+1)=1.933404e-001; krok(n+1)=6.930078e-001; ng(n+1)=5.066708e+001;
n=270; farx(n+1)=8.878540e-002; foe(n+1)=1.904436e-001; krok(n+1)=5.403833e-001; ng(n+1)=1.317712e+002;
n=271; farx(n+1)=8.755596e-002; foe(n+1)=1.886533e-001; krok(n+1)=3.268918e-001; ng(n+1)=1.286474e+002;
n=272; farx(n+1)=8.774021e-002; foe(n+1)=1.873103e-001; krok(n+1)=3.169310e-001; ng(n+1)=3.144254e+001;
n=273; farx(n+1)=9.071826e-002; foe(n+1)=1.850856e-001; krok(n+1)=5.945315e-001; ng(n+1)=6.160102e+001;
n=274; farx(n+1)=9.430237e-002; foe(n+1)=1.832907e-001; krok(n+1)=3.635836e-001; ng(n+1)=5.765116e+001;
n=275; farx(n+1)=9.736205e-002; foe(n+1)=1.812207e-001; krok(n+1)=4.635137e-001; ng(n+1)=1.374989e+002;
%odnowa zmiennej metryki
n=276; farx(n+1)=9.736156e-002; foe(n+1)=1.811328e-001; krok(n+1)=3.753660e-007; ng(n+1)=3.981753e+001;
n=277; farx(n+1)=9.728573e-002; foe(n+1)=1.810511e-001; krok(n+1)=4.166622e-006; ng(n+1)=1.193613e+001;
n=278; farx(n+1)=9.723511e-002; foe(n+1)=1.809918e-001; krok(n+1)=1.711242e-006; ng(n+1)=1.569669e+001;
n=279; farx(n+1)=9.728411e-002; foe(n+1)=1.806467e-001; krok(n+1)=1.569452e-004; ng(n+1)=4.581558e+000;
n=280; farx(n+1)=9.750788e-002; foe(n+1)=1.801418e-001; krok(n+1)=2.084136e-004; ng(n+1)=4.313184e+000;
n=281; farx(n+1)=9.435133e-002; foe(n+1)=1.797299e-001; krok(n+1)=6.669234e-003; ng(n+1)=9.711980e-001;
n=282; farx(n+1)=9.480380e-002; foe(n+1)=1.794744e-001; krok(n+1)=4.597934e-003; ng(n+1)=1.147667e+000;
n=283; farx(n+1)=9.814109e-002; foe(n+1)=1.786797e-001; krok(n+1)=2.340953e-002; ng(n+1)=1.014567e+000;
n=284; farx(n+1)=9.432093e-002; foe(n+1)=1.767385e-001; krok(n+1)=2.788178e-002; ng(n+1)=1.266165e+001;
n=285; farx(n+1)=9.464051e-002; foe(n+1)=1.759295e-001; krok(n+1)=1.213694e-001; ng(n+1)=1.160950e+002;
n=286; farx(n+1)=9.748241e-002; foe(n+1)=1.745308e-001; krok(n+1)=1.075010e-001; ng(n+1)=2.005967e+002;
n=287; farx(n+1)=9.378193e-002; foe(n+1)=1.732238e-001; krok(n+1)=3.255844e-001; ng(n+1)=1.818565e+002;
n=288; farx(n+1)=8.645509e-002; foe(n+1)=1.690700e-001; krok(n+1)=2.106628e-001; ng(n+1)=1.632813e+002;
n=289; farx(n+1)=8.832534e-002; foe(n+1)=1.657928e-001; krok(n+1)=3.050693e-001; ng(n+1)=1.833347e+002;
n=290; farx(n+1)=8.935427e-002; foe(n+1)=1.613928e-001; krok(n+1)=5.520515e-001; ng(n+1)=4.783576e+001;
n=291; farx(n+1)=8.648127e-002; foe(n+1)=1.572004e-001; krok(n+1)=1.992696e-001; ng(n+1)=1.445138e+002;
n=292; farx(n+1)=8.299623e-002; foe(n+1)=1.525303e-001; krok(n+1)=1.732520e-001; ng(n+1)=2.889430e+002;
n=293; farx(n+1)=7.858421e-002; foe(n+1)=1.491905e-001; krok(n+1)=3.072829e-001; ng(n+1)=1.106010e+002;
n=294; farx(n+1)=7.551414e-002; foe(n+1)=1.467739e-001; krok(n+1)=4.337210e-001; ng(n+1)=7.160440e+001;
n=295; farx(n+1)=7.504006e-002; foe(n+1)=1.440123e-001; krok(n+1)=9.673187e-001; ng(n+1)=1.159820e+002;
n=296; farx(n+1)=7.678304e-002; foe(n+1)=1.421162e-001; krok(n+1)=6.026677e-001; ng(n+1)=8.279137e+001;
n=297; farx(n+1)=7.579715e-002; foe(n+1)=1.406785e-001; krok(n+1)=4.164005e-001; ng(n+1)=3.086340e+001;
n=298; farx(n+1)=7.129750e-002; foe(n+1)=1.366200e-001; krok(n+1)=6.537835e-001; ng(n+1)=1.549518e+002;
n=299; farx(n+1)=6.617352e-002; foe(n+1)=1.315220e-001; krok(n+1)=1.009068e+000; ng(n+1)=1.306960e+002;
n=300; farx(n+1)=6.344807e-002; foe(n+1)=1.295586e-001; krok(n+1)=2.959384e-001; ng(n+1)=9.179023e+001;

figure; semilogy(farx,'b'); hold on; semilogy(foe,'r'); xlabel('Iteracje'); ylabel('Earx, Eoe'); legend('Earx','Eoe'); title('Uczenie predyktora OE');
figure; subplot(2,1,1); semilogy(krok); xlabel('Iteracje'); ylabel('Krok');
subplot(2,1,2); semilogy(ng); xlabel('Iteracje'); ylabel('Norma gradientu');
Earx=farx(n+1)
Eoe=foe(n+1)
